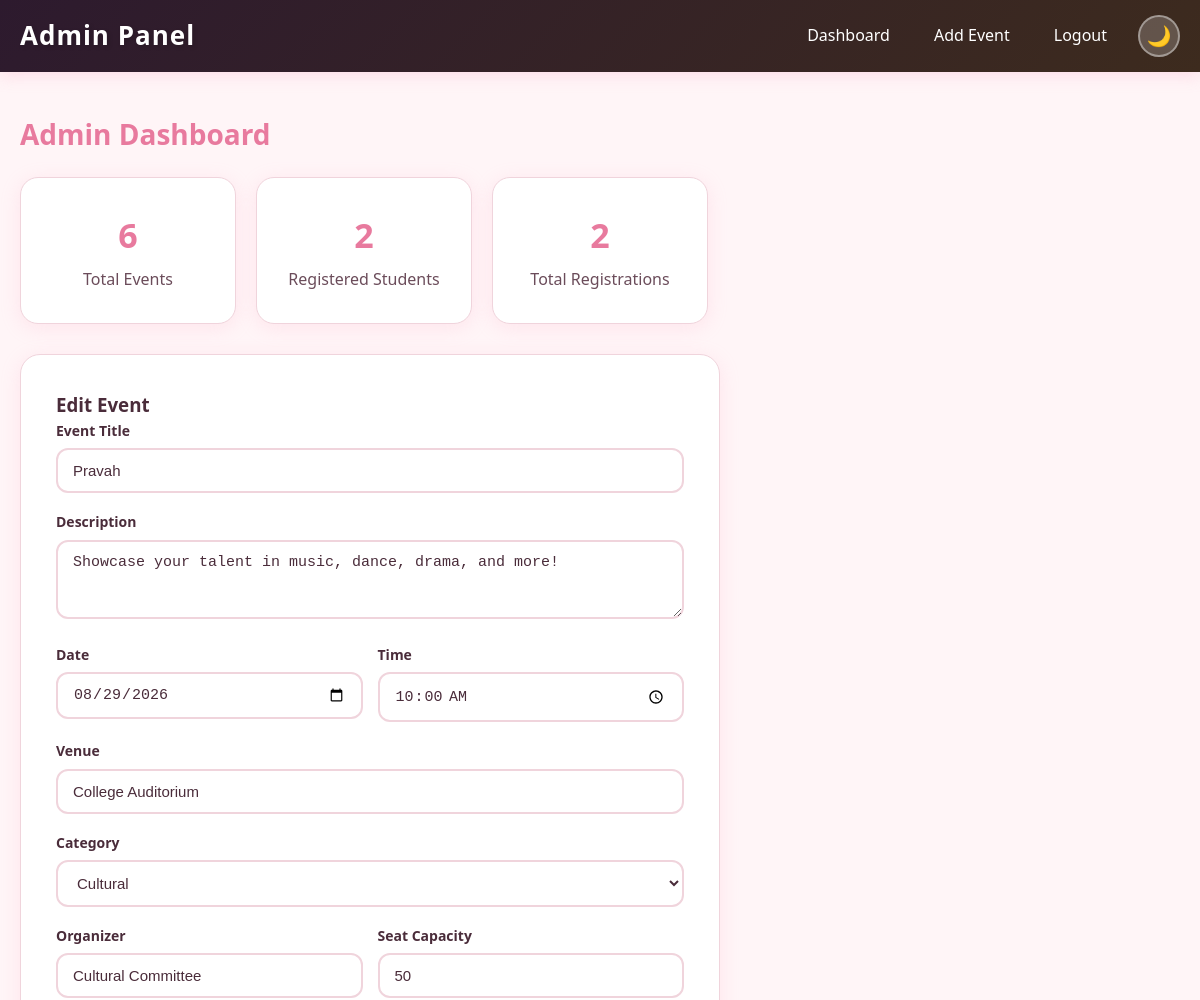
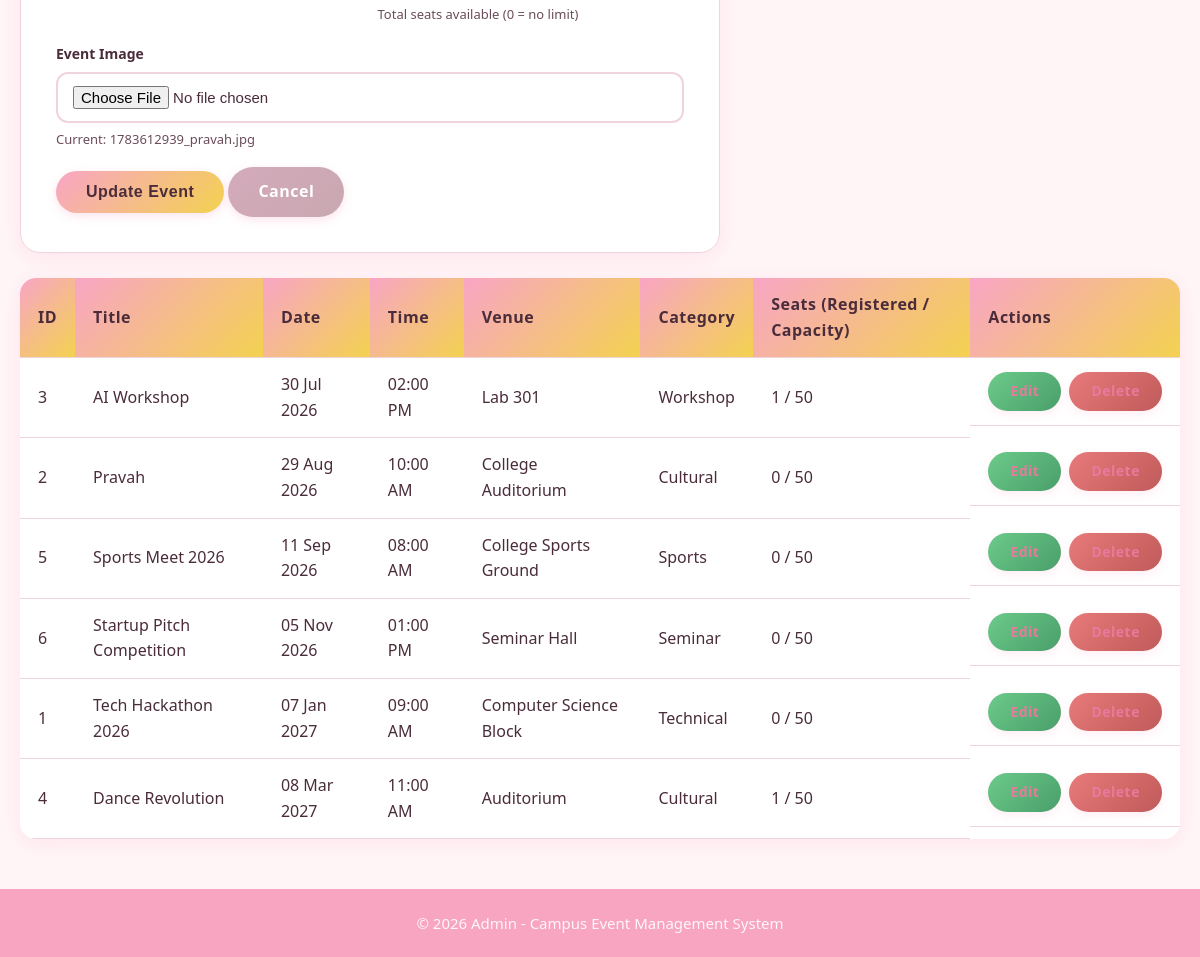
/admin/index.php?edit=2 (signed in), run on the app's committed database (2 pictures, top to bottom).
### tables this page shows
CREATE TABLE `events` (
  `id` int(11) NOT NULL,
  `title` varchar(200) NOT NULL,
  `description` text DEFAULT NULL,
  `event_date` date NOT NULL,
  `event_time` time DEFAULT NULL,
  `venue` varchar(200) DEFAULT NULL,
  `category` varchar(100) DEFAULT NULL,
  `organizer` varchar(100) DEFAULT NULL,
  `image` varchar(255) DEFAULT NULL,
  `capacity` int(10) unsigned NOT NULL DEFAULT 50,
  `created_at` timestamp NOT NULL DEFAULT current_timestamp()
);

### admin/index.php (the view, shortened to what this page needs)
<?php
include '../includes/config.php';
if (!isset($_SESSION['admin_id'])): ?>
<?php exit(); endif;
$events_result = mysqli_query($conn, "SELECT e.*, COUNT(r.id) AS registered_count FROM events e LEFT JOIN registrations r ON r.event_id = e.id GROUP BY e.id ORDER BY e.event_date ASC");
$total_events = mysqli_num_rows($events_result);
$total_users = mysqli_fetch_assoc(mysqli_query($conn, "SELECT COUNT(*) as c FROM users"))['c'];
$total_regs = mysqli_fetch_assoc(mysqli_query($conn, "SELECT COUNT(*) as c FROM registrations"))['c'];
$edit_event = null;
if (isset($_GET['edit'])) {
    $edit_id = mysqli_real_escape_string($conn, $_GET['edit']);
    $edit_event = mysqli_fetch_assoc(mysqli_query($conn, "SELECT * FROM events WHERE id='$edit_id'"));
}
$table_rows = "";
while ($ev = mysqli_fetch_assoc($events_result)) {
    $cap = isset($ev['capacity']) ? (int) $ev['capacity'] : 0;
    $seats_cell = ($cap > 0) ? (int) $ev['registered_count'] . ' / ' . $cap : (int) $ev['registered_count'] . ' / &infin;';
    $table_rows .= '<tr><td>' . $ev['id'] . '</td><td>' . $ev['title'] . '</td><td>' . date("d M Y",strtotime($ev['event_date'])) . '</td><td>' . date("h:i A",strtotime($ev['event_time'])) . '</td><td>' . $ev['venue'] . '</td><td>' . $ev['category'] . '</td><td>' . $seats_cell . '</td><td class="actions"><a href="index.php?edit=' . $ev['id'] . '" class="btn btn-small btn-edit">Edit</a> <a href="index.php?delete=' . $ev['id'] . '" class="btn btn-small btn-delete" onclick="return confirm(\'Are you sure?\')">Delete</a></td></tr>';
}
$categories = array('Technical','Cultural','Sports','Workshop','Seminar','Other');
function categoryOptions($categories, $selected = "") {
    $html = '<option value="">Select Category</option>';
    foreach ($categories as $cat) {
        $sel = ($cat == $selected) ? ' selected' : '';
        $html .= '<option value="' . $cat . '"' . $sel . '>' . $cat . '</option>';
    }
    return $html;
}
?>
<!DOCTYPE html>
<html lang="en">
<head>
    <link rel="stylesheet" href="../assets/css/style.css">
</head>
<body>
<nav class="navbar admin-nav">
    <div class="nav-container">
        <a href="index.php" class="nav-logo">Admin Panel</a>
        <ul class="nav-menu">
            <li><a href="index.php">Dashboard</a></li>
            <li><a href="index.php?add=1">Add Event</a></li>
            <li><a href="../index.php?logout=1">Logout</a></li>
            <li><button class="theme-toggle" onclick="toggleTheme()" id="theme-btn" title="Toggle">🌙</button></li>
        </ul>
    </div>
</nav>
<div class="container">
<div class="admin-dashboard">
    <h2>Admin Dashboard</h2>
    <div class="stats">
        <div class="stat-card"><h3><?= $total_events ?></h3><p>Total Events</p></div>
        <div class="stat-card"><h3><?= $total_users ?></h3><p>Registered Students</p></div>
        <div class="stat-card"><h3><?= $total_regs ?></h3><p>Total Registrations</p></div>
    </div>
    <?php if ($edit_event): ?>
    <div class="admin-form" style="margin-bottom:25px;">
        <h3>Edit Event</h3>
        <form method="POST" enctype="multipart/form-data">
            <div class="form-group"><label>Event Title</label><input type="text" name="title" value="<?= $edit_event['title'] ?>" required></div>
            <div class="form-group"><label>Description</label><textarea name="description" rows="3"><?= $edit_event['description'] ?></textarea></div>
            <div class="form-row"><div class="form-group"><label>Date</label><input type="date" name="event_date" value="<?= $edit_event['event_date'] ?>" required></div><div class="form-group"><label>Time</label><input type="time" name="event_time" value="<?= $edit_event['event_time'] ?>"></div></div>
            <div class="form-group"><label>Venue</label><input type="text" name="venue" value="<?= $edit_event['venue'] ?>"></div>
            <div class="form-group"><label>Category</label><select name="category"><?= categoryOptions($categories, $edit_event['category']) ?></select></div>
            <div class="form-row"><div class="form-group"><label>Organizer</label><input type="text" name="organizer" value="<?= $edit_event['organizer'] ?>"></div><div class="form-group"><label>Seat Capacity</label><input type="number" name="capacity" min="0" max="100000" value="<?= isset($edit_event['capacity']) ? (int) $edit_event['capacity'] : 0 ?>"><p class="current-image">Total seats available (0 = no limit)</p></div></div>
            <div class="form-group"><label>Event Image</label><input type="file" name="image"><?php if ($edit_event['image']): ?><p class="current-image">Current: <?= $edit_event['image'] ?></p><?php endif; ?></div>
            <button type="submit" name="edit_event" class="btn btn-primary">Update Event</button>
            <a href="index.php" class="btn btn-secondary">Cancel</a>
        </form>
    </div>
    <?php endif; ?>
    <table class="table admin-table">
        <tr><th>ID</th><th>Title</th><th>Date</th><th>Time</th><th>Venue</th><th>Category</th><th>Seats (Registered / Capacity)</th><th>Actions</th></tr>
        <?= $table_rows ?>
    </table>
</div>
</div>
<footer class="footer"><p>&copy; 2026 Admin - Campus Event Management System</p></footer>
</body>
</html>

### data on the page
events: title "Pravah", description "Showcase your talent in music, dance, drama, and more!", event_date "08/29/2026", event_time "10:00:00", venue "College Auditorium", category "Cultural", organizer "Cultural Committee", capacity "50", image "1783612939_pravah.jpg", id "2", event_date "29 Aug 2026", event_time "10:00 AM", seats_cell "0 / 50"
events: id "3", title "AI Workshop", event_date "30 Jul 2026", event_time "02:00 PM", venue "Lab 301", category "Workshop", seats_cell "1 / 50"
events: id "5", title "Sports Meet 2026", event_date "11 Sep 2026", event_time "08:00 AM", venue "College Sports Ground", category "Sports", seats_cell "0 / 50"
events: id "6", title "Startup Pitch Competition", event_date "05 Nov 2026", event_time "01:00 PM", venue "Seminar Hall", category "Seminar", seats_cell "0 / 50"
events: id "1", title "Tech Hackathon 2026", event_date "07 Jan 2027", event_time "09:00 AM", venue "Computer Science Block", category "Technical", seats_cell "0 / 50"
events: id "4", title "Dance Revolution", event_date "08 Mar 2027", event_time "11:00 AM", venue "Auditorium", category "Cultural", seats_cell "1 / 50"

### other printed values
$total_events "6"
$total_users "2"
$total_regs "2"
